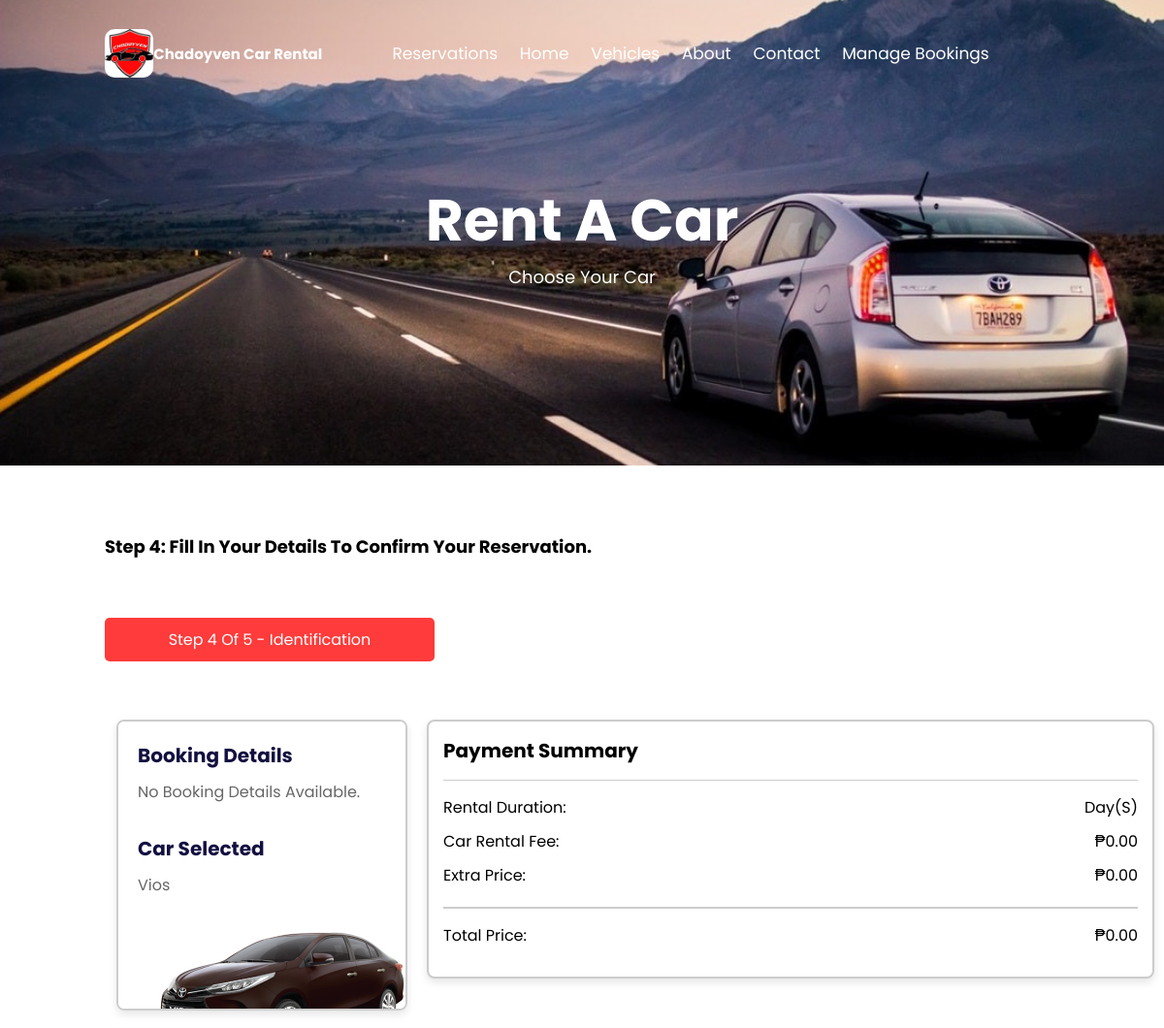
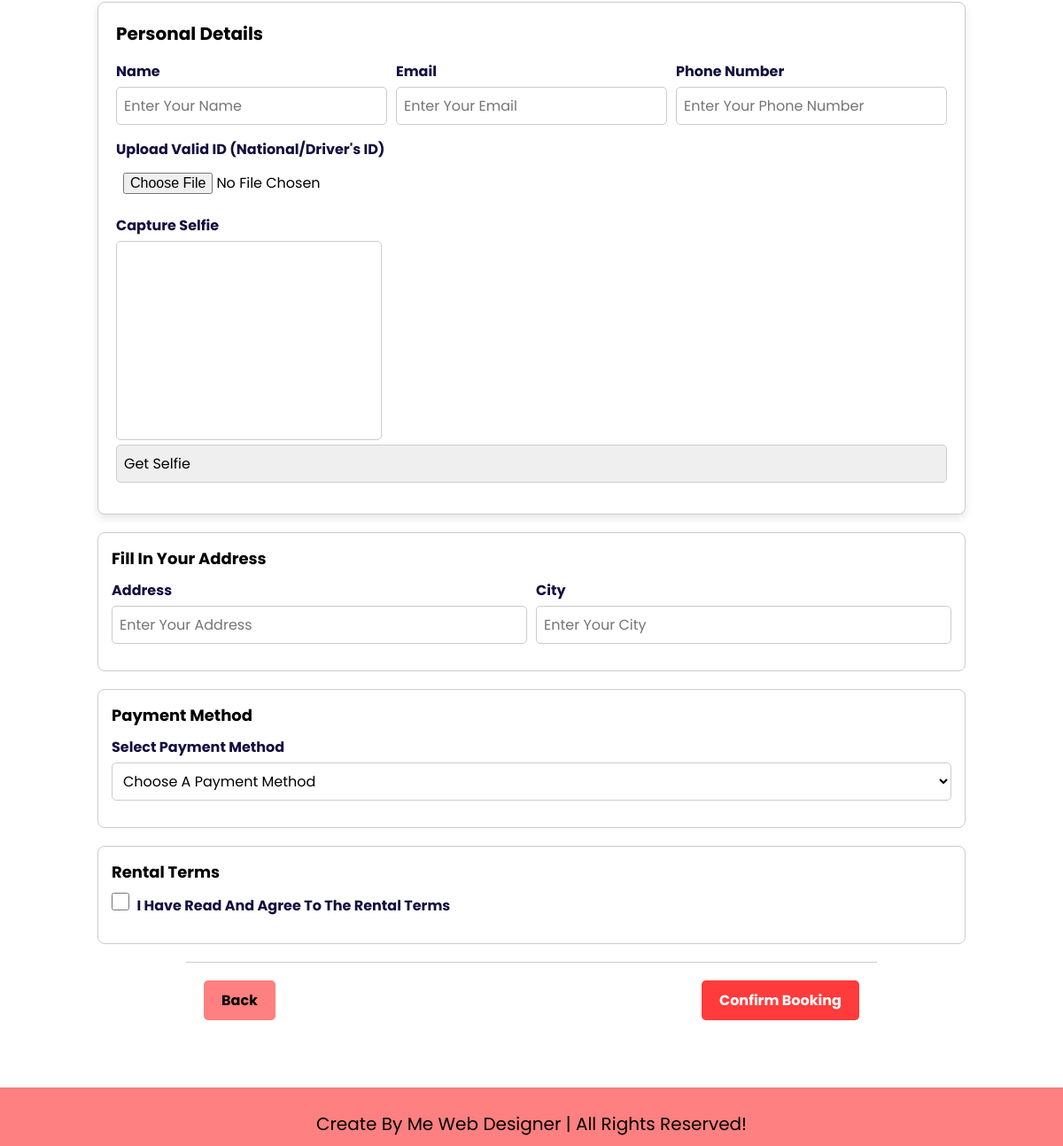
The page /step4.php?car_id=24 on the database its author committed (2 pictures, top to bottom).
### tables this page shows
CREATE TABLE `vehicles` (
  `id` int(100) NOT NULL,
  `car_name` varchar(100) NOT NULL,
  `car_brand` varchar(100) NOT NULL,
  `overview` varchar(200) NOT NULL,
  `price` varchar(100) NOT NULL,
  `seat` varchar(100) NOT NULL,
  `fuel` varchar(100) NOT NULL,
  `model` varchar(100) NOT NULL,
  `image` varchar(100) NOT NULL,
  `accessories` varchar(100) NOT NULL,
  `available` varchar(100) NOT NULL,
  `end_date` varchar(100) NOT NULL,
  `status` int(11) NOT NULL
);

### step4.php (the view, shortened to what this page needs)
<?php
$conn = connect();
$rental_duration = htmlspecialchars($_GET['rental_duration']);
$car_rental_fee = floatval(htmlspecialchars($_GET['car_rental_fee']));
$extra_price = floatval(htmlspecialchars($_GET['extra_price']));
$total_price = $rental_duration * $car_rental_fee + $extra_price;
if (isset($_GET['car_id'])) {
    $car_id = htmlspecialchars($_GET['car_id']);
} else {
    die("Car ID not specified.");
}
$car_name = 'Not specified';
$car_model = 'Not specified';
$car_image = 'Not specified';
$car_accessories = 'Not specified';
$car_overview = 'Not specified';
$sql = "SELECT car_name, model, image, accessories, overview FROM vehicles WHERE id = ?";
$stmt = $conn->prepare($sql);
$stmt->bind_param('i', $car_id);
$stmt->execute();
$stmt->bind_result($car_name, $car_model, $car_image, $car_accessories, $car_overview);
?>
<!DOCTYPE html>
<html lang="en">
<head>
    <link rel="stylesheet" href="https://unpkg.com/swiper@7/swiper-bundle.min.css"/>
    <link rel="stylesheet" href="https://cdnjs.cloudflare.com/ajax/libs/font-awesome/6.5.2/css/all.min.css">
    <link rel="stylesheet" href="css/style.css">
</head>
<body>
    <header class="header">
        <a href="index.php" class="logo">
            <img style="border-radius: 10px;" src="image/logo.jpg" alt="Car Rental Logo">
            <h2> Chadoyven Car Rental</h2>
        </a>
        <nav class="navbar">
            <a href="reservation.php">reservations</a>
            <a href="index.php">home</a>
            <a href="vehicle.php">vehicles</a>
            <a href="about.php">about</a>
            <a href="contact.php">contact</a>
            <a href="manage.php">manage bookings</a>
        </nav>
    </header>
    <section class="home1">
        <div class="image-container">
            <img src="image/bg1.1.jpg" alt="Car Rental" />
        </div>
        <div class="home-content">
            <h1>Rent a Car</h1>
            <div class="subtitle">Choose your car</div>
        </div>
    </section>
    <section class="step2-section">
        <div class="step2-header">
            <div class="left-content">
                <div class="step-text">
                    <h2>Step 4:  Fill in your details to confirm your reservation.</h2>
                </div>
                <div class="dropdown1">
                    <button class="dropbtn1">Step 4 of 5 - identification</button>
                </div>
            </div>
        </div>
    <form method="POST" enctype="multipart/form-data">
        <div class="content-container">
            <div class="booking-details-box1">
                <div class="booking-details">
                    <h3>Booking Details</h3>
                    <?php if (isset($_SESSION['name'])): ?>
                        <p>Pick-up Date: <?= htmlspecialchars($_SESSION['pickup_date']); ?></p>
                        <p>Pick-up Time: <?= htmlspecialchars($_SESSION['pickup_time']); ?></p>
                        <p>Return Date: <?= htmlspecialchars($_SESSION['return_date']); ?></p>
                        <p>Return Time: <?= htmlspecialchars($_SESSION['return_time']); ?></p>
                        <p>Rental Duration: <?= htmlspecialchars($_SESSION['day']); ?> Day(s)</p>
                    <?php else: ?>
                        <p>No booking details available.</p>
                    <?php endif; ?>
                    <br>
                    <h3>Car Selected</h3>
                    <div style="width: 100%;" class="car-details-container">
                        <p><?= htmlspecialchars($car_name); ?></p>
                        <div class="car-image">
                            <img src="admin/uploads/<?= htmlspecialchars($car_image); ?>" alt="<?= htmlspecialchars($car_name); ?>" style="width: 300px;" />
                        </div>
                    </div>
                </div>
            </div>
            <div class="car-details-container">
                <div class="car-details-box">
                    <h4 class="car-name">Payment Summary</h4>
                    <div class="payment-summary">
                        <div class="summary-left">
                            <p>Rental Duration:</p>
                            <p>Car Rental Fee:</p>
                            <p>Extra Price:</p>
                            <hr>
                            <p>Total Price:</p>
                        </div>
                        <div class="summary-right">
                            <p><?= htmlspecialchars($rental_duration); ?> Day(s)</p>
                            <p>₱<?= number_format($car_rental_fee, 2); ?></p>
                            <p>₱<?= number_format($extra_price, 2); ?></p>
                            <hr>
                            <p>₱<?= number_format($total_price, 2); ?></p>
                        </div>
                    </div>
                </div>
            </div>
        </div>
    </section>
    <section class="personal-details-section">
        <div class="details-box">
            <h3 class="details-title">Personal Details</h3>
            <div class="form-row">
                <div class="form-group1">
                    <label for="name">Name</label>
                    <input type="text" id="name" name="name" placeholder="Enter your name" value="<?= htmlspecialchars($_SESSION['name']); ?>" class="form-input" required>
                </div>
                <div class="form-group1">
                    <label for="email">Email</label>
                    <input type="email" id="email" name="email" placeholder="Enter your email" value="<?= htmlspecialchars($_SESSION['email']); ?>" class="form-input" required>
                </div>
                <div class="form-group1">
                    <label for="phone">Phone Number</label>
                    <input type="tel" id="phone" name="contact" placeholder="Enter your phone number" value="<?= htmlspecialchars($_SESSION['contact']); ?>" class="form-input" required>
                </div>
            </div>
            <div class="form-group1">
                <label for="id-upload">Upload Valid ID (National/Driver's ID)</label>
                <input type="file" id="id-upload" name="id-upload" class="form-input" accept=".jpg, .jpeg, .png, .gif, .pdf" required>
            </div>
            <div class="form-group1">
                <label for="selfie-capture">Capture Selfie</label>
                <video id="video" width="100%" autoplay></video>
                <button type="button" id="capture-btn" class="form-input">Get Selfie</button>
            </div>
        </div>
        <div class="address-box">
            <h3 class="address-title">Fill in Your Address</h3>
            <div class="form-row">
                <div class="form-group1">
                    <label for="address">Address</label>
                    <input type="text" id="address" name="address" placeholder="Enter your address" class="form-input" required>
                </div>
                <div class="form-group1">
                    <label for="city">City</label>
                    <input type="text" id="city" name="city" placeholder="Enter your city" class="form-input" required>
                </div>
            </div>
        </div>
        <div class="payment-box">
            <h3 class="payment-title">Payment Method</h3>
            <div class="form-group1">
                <label for="payment-method">Select Payment Method</label>
                <select id="payment-method" name="payment_method" class="form-input" required>
                    <option value="">Choose a payment method</option>
                </select>
            </div>
        </div>
        <div class="terms-box">
            <h3 class="terms-title">Rental Terms</h3>
            <div class="form-group1">
                <label>
                    <input type="checkbox" id="agree-terms" name="agree_terms" class="form-input" required>
                    I have read and agree to the rental terms
                </label>
            </div>
        </div>
        <section>
            <div class="button-section">
                <a href="step3.php?car_id=<?= urlencode($_GET['car_id'] ?? ''); ?>" class="back-btn">Back</a>
                <button type="submit" name="confirm_booking" class="continue-btn">Confirm Booking</button>
            </div>
        </section>
    </section>
    <br>
</body>
<section class="footer">
    <div class="credit"> create by me web designer | all rights reserved!</div>
</section>
</body>
</html>

### step4.php (style rules this page uses)
.booking-details-box1 { padding: 2rem; width: 25%; height: 500px; max-height: 300px; background-color: #fff; border: 2px solid #ccc; box-shadow: 0 4px 8px rgba(0, 0, 0, 0.1); border-radius: 8px; margin-top: 2rem; margin-left: 12rem; overflow-y: auto; }
hr { border: 0; height: 2px; width: 100%; background: #ccc; margin: 15px 0 10px; }
.form-group1 { margin-bottom: 15px; }
.form-input { width: 100%; padding: 8px; }
.button-section { margin-top: 20px; }
.continue-btn { padding: 10px 20px; }
.content-container { display: flex; gap: 2rem; align-items: flex-start; }

### rows shown on the page
vehicles: car_name "Vios", image (picture)

### other values the page prints
$car_rental_fee "0.00"
$extra_price "0.00"
$total_price "0.00"
